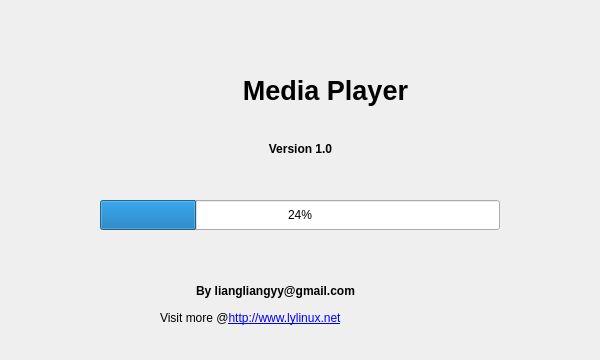
<?xml version="1.0" encoding="UTF-8"?>
<ui version="4.0">
 <class>WizardPage</class>
 <widget class="QWizardPage" name="WizardPage">
  <property name="geometry">
   <rect>
    <x>0</x>
    <y>0</y>
    <width>600</width>
    <height>360</height>
   </rect>
  </property>
  <property name="minimumSize">
   <size>
    <width>600</width>
    <height>360</height>
   </size>
  </property>
  <property name="maximumSize">
   <size>
    <width>600</width>
    <height>360</height>
   </size>
  </property>
  <property name="windowTitle">
   <string>WizardPage</string>
  </property>
  <property name="windowIcon">
   <iconset>
    <normaloff>../test/1.png</normaloff>../test/1.png</iconset>
  </property>
  <widget class="QLabel" name="lb2">
   <property name="geometry">
    <rect>
     <x>170</x>
     <y>280</y>
     <width>211</width>
     <height>21</height>
    </rect>
   </property>
   <property name="font">
    <font>
     <weight>75</weight>
     <bold>true</bold>
    </font>
   </property>
   <property name="text">
    <string>By liangliangyy@gmail.com</string>
   </property>
   <property name="alignment">
    <set>Qt::AlignCenter</set>
   </property>
  </widget>
  <widget class="QProgressBar" name="pBar">
   <property name="geometry">
    <rect>
     <x>100</x>
     <y>200</y>
     <width>400</width>
     <height>30</height>
    </rect>
   </property>
   <property name="font">
    <font>
     <weight>50</weight>
     <italic>false</italic>
     <bold>false</bold>
     <underline>false</underline>
     <strikeout>false</strikeout>
     <stylestrategy>PreferDefault</stylestrategy>
     <kerning>true</kerning>
    </font>
   </property>
   <property name="cursor">
    <cursorShape>ArrowCursor</cursorShape>
   </property>
   <property name="mouseTracking">
    <bool>false</bool>
   </property>
   <property name="autoFillBackground">
    <bool>false</bool>
   </property>
   <property name="styleSheet">
    <string notr="true">color: qconicalgradient(cx:0, cy:0, angle:135, stop:0 rgba(255, 255, 0, 69), stop:0.375 rgba(255, 255, 0, 69), stop:0.423533 rgba(251, 255, 0, 145), stop:0.45 rgba(247, 255, 0, 208), stop:0.477581 rgba(255, 244, 71, 130), stop:0.518717 rgba(255, 218, 71, 130), stop:0.55 rgba(255, 255, 0, 255), stop:0.57754 rgba(255, 203, 0, 130), stop:0.625 rgba(255, 255, 0, 69), stop:1 rgba(255, 255, 0, 69));</string>
   </property>
   <property name="value">
    <number>24</number>
   </property>
   <property name="invertedAppearance">
    <bool>false</bool>
   </property>
   <property name="textDirection">
    <enum>QProgressBar::TopToBottom</enum>
   </property>
  </widget>
  <widget class="QLabel" name="lb3">
   <property name="geometry">
    <rect>
     <x>260</x>
     <y>140</y>
     <width>81</width>
     <height>17</height>
    </rect>
   </property>
   <property name="font">
    <font>
     <weight>75</weight>
     <bold>true</bold>
    </font>
   </property>
   <property name="text">
    <string>Version 1.0</string>
   </property>
   <property name="alignment">
    <set>Qt::AlignCenter</set>
   </property>
  </widget>
  <widget class="QLabel" name="lb4">
   <property name="geometry">
    <rect>
     <x>60</x>
     <y>50</y>
     <width>81</width>
     <height>81</height>
    </rect>
   </property>
   <property name="text">
    <string/>
   </property>
   <property name="pixmap">
    <pixmap>../test/1.png</pixmap>
   </property>
  </widget>
  <widget class="QLabel" name="lb1">
   <property name="geometry">
    <rect>
     <x>160</x>
     <y>70</y>
     <width>331</width>
     <height>41</height>
    </rect>
   </property>
   <property name="font">
    <font>
     <pointsize>20</pointsize>
     <weight>75</weight>
     <bold>true</bold>
    </font>
   </property>
   <property name="text">
    <string>Media Player</string>
   </property>
   <property name="alignment">
    <set>Qt::AlignCenter</set>
   </property>
  </widget>
  <widget class="QLabel" name="lb5">
   <property name="geometry">
    <rect>
     <x>160</x>
     <y>310</y>
     <width>311</width>
     <height>17</height>
    </rect>
   </property>
   <property name="text">
    <string>&lt;html&gt;&lt;head/&gt;&lt;body&gt;&lt;p&gt;Visit more @&lt;a href=&quot;http://www.lylinux.org&quot;&gt;&lt;span style=&quot; text-decoration: underline; color:#0000ff;&quot;&gt;http://www.lylinux.net&lt;/span&gt;&lt;/a&gt;&lt;/p&gt;&lt;/body&gt;&lt;/html&gt;</string>
   </property>
  </widget>
 </widget>
 <resources/>
 <connections/>
</ui>
